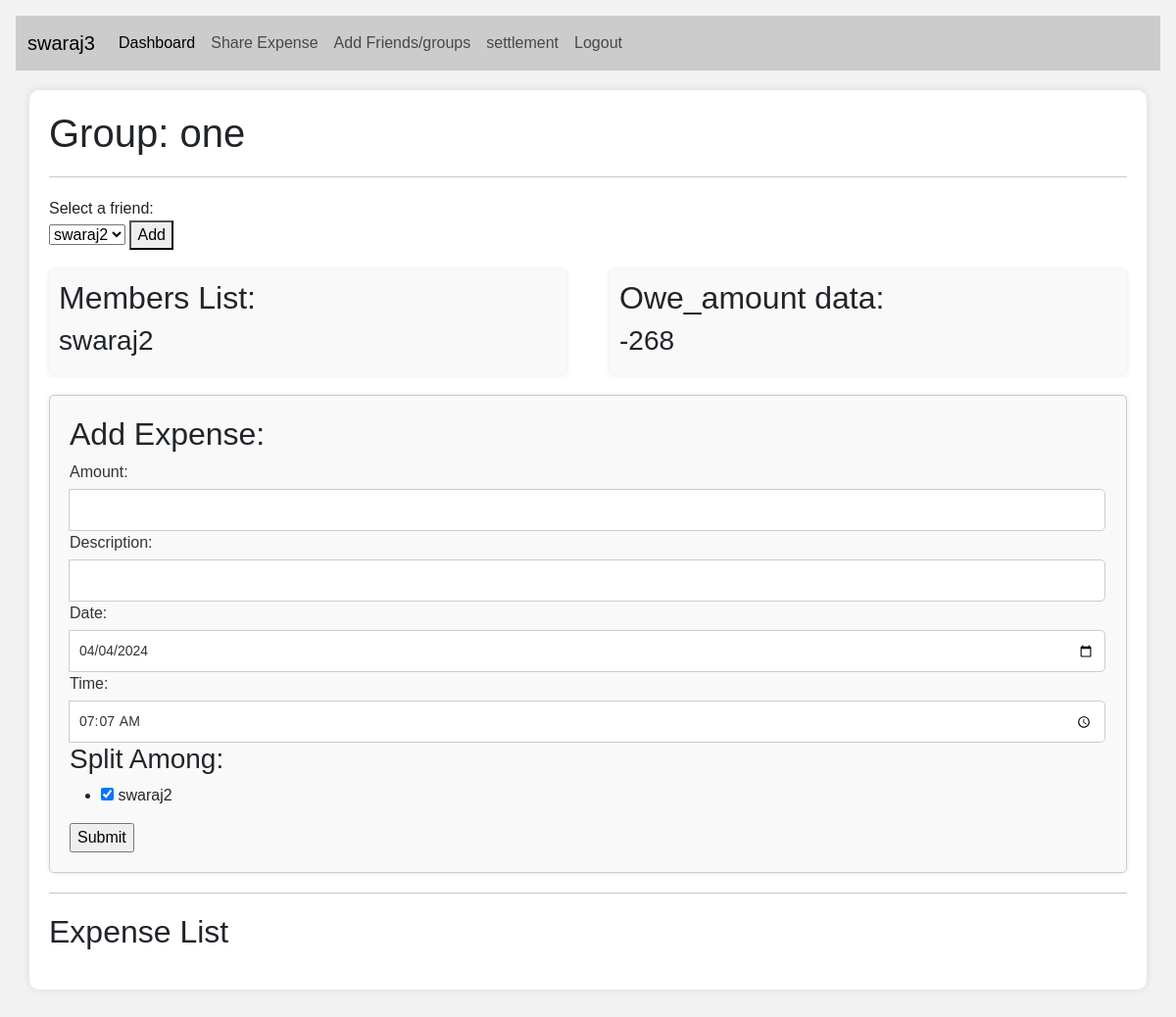
/group_view/one/ (signed in), run on the app's committed database.
### firstapp/models.py (models this page shows)
class CustomUser(AbstractUser):
    uid                 = models.BigAutoField(primary_key=True)
    username            = models.CharField(max_length=100, unique=True)
    password            = models.CharField(max_length=50)
    email               = models.EmailField(verbose_name="email", max_length=100, unique=True)
    phone_no            = models.CharField(max_length=12, null = True)
    total_balance       = models.BigIntegerField(default=0)
    def __str__(self):
        return self.username

class Group(models.Model):
    gid                 = models.BigAutoField(primary_key=True)
    uid                 = models.ForeignKey(settings.AUTH_USER_MODEL, on_delete=models.CASCADE)
    gname               = models.CharField(max_length=100, unique=True)

class Group_data(models.Model):
    gid                 = models.ForeignKey(Group, on_delete=models.CASCADE)
    mid                 = models.ForeignKey(settings.AUTH_USER_MODEL, on_delete=models.CASCADE)
    class Meta:
        constraints = [
            models.UniqueConstraint(fields=['gid', 'mid'], name='group_data_composite_primary_key')
        ]

class Friends_record(models.Model):
    id                  = models.AutoField(primary_key=True, default=None)
    uid                 = models.ForeignKey(settings.AUTH_USER_MODEL, on_delete=models.CASCADE, related_name='user')
    f_uid               = models.ForeignKey(settings.AUTH_USER_MODEL, on_delete=models.CASCADE, related_name='friend_releted_to_user', default = None)
    owe_amount          = models.BigIntegerField(default=0)
    class Meta:
        constraints = [
            models.UniqueConstraint(fields=['uid', 'f_uid'], name='friends_composite_primary_key')
        ]

### firstapp/views.py (the view)
# urls.py: path('group_view/<str:gname>/', views.group_view, name="group_view"),
def group_view(request, gname):
    friend_list = Friends_record.objects.filter(uid = request.user)
    group = Group.objects.get(gname = gname)
    members_list = Group_data.objects.filter(gid = group)
    members_list = members_list.exclude(mid = request.user)
    expense_list = Group_expense_record.objects.filter(gid = group)
    expense_list = expense_list.order_by('date_field')
    expense_list = expense_list.order_by('time_field')
    reletion_list = list()
    internal_members_list = Group_data.objects.filter(gid = group)
    internal_members_list = members_list.exclude(mid = request.user)
    for member in internal_members_list:
        x = CustomUser.objects.get(username = member.mid.username)
        temp = Friends_record.objects.get(f_uid = x.uid, uid = request.user)
        reletion_list.append(temp)
    print("--------")
    print(members_list)
    print("--------")
    print(request.user)
    return render(request, "group_index.html", {'group' : gname, 'friend_list' : friend_list, 'members_list' : members_list, 'expense_list': expense_list, 'reletion_list' : reletion_list})

### templates/group_index.html (shortened to what this page needs)
{% extends 'home.html' %}
{% block content %}
    <div class="container">
        <div class="section">
            <h1>Group: {{ group }}</h1>
        </div>
        <hr class="section">
        <div class="section">
            <form action="add_group_members" method="post">
                <label for="friend_dropdown">Select a friend:</label><br>
                <select id="friend_dropdown" name="selected_value">
                    {% for friend in friend_list %}
                        <option value="{{ friend.f_uid }}">{{ friend.f_uid }}</option>
                    {% endfor %}
                </select>
                <button type="submit">Add</button>
            </form>
        </div>
        <div class="section container-content">
            <div class="container-left">
                <h2>Members List:</h2>
                {% for member in members_list %}
                    <h3>{{ member.mid.username }}</h3>
                {% endfor %}
            </div>
            <div class="container-right">
                <h2>Owe_amount data:</h2>
                {% for reletion in reletion_list %}
                    <h3>{{ reletion.owe_amount }}</h3>
                {% endfor %}
            </div>
        </div>
        <div class="section">
            <div class="expense-container">
                <h2>Add Expense:</h2>
                <form action="add_group_expense_record" method="post">
                    <div class="input-group">
                        <label for="total_amount">Amount:</label>
                        <input type="number" name="total_amount" required>
                    </div>
                    <div class="input-group">
                        <label for="description">Description:</label>
                        <input type="text" name="description">
                    </div>
                    <div class="input-group">
                        <label for="date">Date:</label>
                        <input type="date" id="date" name="date_field" required>
                    </div>
                    <div class="input-group">
                        <label for="time">Time:</label>
                        <input type="time" id="time" name="time_field" required>
                    </div>
                    <h3>Split Among:</h3>
                    <ul>
                        {% for member in members_list %}
                            {% if member.mid.username != request.user.username %}
                                <li>
                                    <input type="checkbox" name="items" value="{{ member.mid }}" checked> {{ member.mid.username }}
                                </li>
                            {% endif %}
                        {% endfor %}
                    </ul>
                    <input type="submit" value="Submit">
                </form>
            </div>
        </div>
        <hr class="section">
        <div class="section">
            <h2>Expense List</h2>
        </div>
    </div>
{% endblock %}

### templates/home.html (shortened to what this page needs)
<!doctype html>
<html lang="en">
<head>
    <link href="https://cdn.jsdelivr.net/npm/bootstrap@5.3.3/dist/css/bootstrap.min.css" rel="stylesheet">
    <link href="https://getbootstrap.com/docs/5.3/assets/css/docs.css" rel="stylesheet">
</head>
<body class="p-3 m-0 border-0 bd-example m-0 border-0">
    <nav class="navbar navbar-expand-lg navbar-light custom-navbar">
        <div class="container-fluid">
            <a class="navbar-brand" href="#">{{request.user}}</a>
            <div class="collapse navbar-collapse" id="navbarSupportedContent">
                <ul class="navbar-nav me-auto mb-2 mb-lg-0">
                    <li class="nav-item">
                        <a class="nav-link active" aria-current="page" href="/show_expenses">Dashboard</a>
                    </li>
                    <li class="nav-item">
                        <a class="nav-link" href="/index_view">Share Expense</a>
                    </li>
                    <li class="nav-item">
                        <a class="nav-link" href="/index_view">Add Friends/groups</a>
                    </li>
                    <li class="nav-item">
                        <a class="nav-link" href="/show_settlement_view">settlement</a>
                    </li>
                    <li class="nav-item">
                        <a class="nav-link" href="/logout_view" tabindex="-1">Logout</a>
                    </li>
                </ul>
            </div>
        </div>
    </nav>
    {% block content %}
    {% endblock %}
</body>
</html>

### templates/home.html (style rules this page uses)
.custom-navbar { background-color: #ccc; }

### templates/group_index.html (style rules this page uses)
body { font-family: Arial, sans-serif; background-color: #f2f2f2; margin: 0; padding: 0; height: 100vh; display: flex; flex-direction: column; }
.container { flex: 1; margin: 20px auto; padding: 20px; background-color: #fff; border-radius: 10px; box-shadow: 0 0 10px rgba(0, 0, 0, 0.1); overflow-y: auto; }
.section { margin-bottom: 20px; }
.container-content { display: flex; justify-content: space-between; align-items: flex-start; }
.container-left, .container-right { width: 48%; padding: 10px; border-radius: 5px; background-color: #f9f9f9; box-shadow: 0 0 5px rgba(0, 0, 0, 0.1); }
.container-left { margin-right: 10px; }
.container-right { margin-left: 10px; }
.input-group label { display: block; margin-bottom: 5px; color: #333; }
.input-group input[type="text"], .input-group input[type="number"], .input-group input[type="date"], .input-group input[type="time"] { width: 100%; padding: 10px; border: 1px solid #ccc; border-radius: 5px; font-size: 14px; color: #333; box-sizing: border-box; }
.expense-container { margin-top: 20px; padding: 20px; background-color: #f9f9f9; border-radius: 5px; border: 1px solid #ccc; box-shadow: 0 0 5px rgba(0, 0, 0, 0.1); }

### data on the page
CustomUser: user "swaraj3"
Group: gname "one"
Group_data: mid.username "swaraj2"
Friends_record: owe_amount "-268"

### other printed values
form field selected_value "swaraj2"
